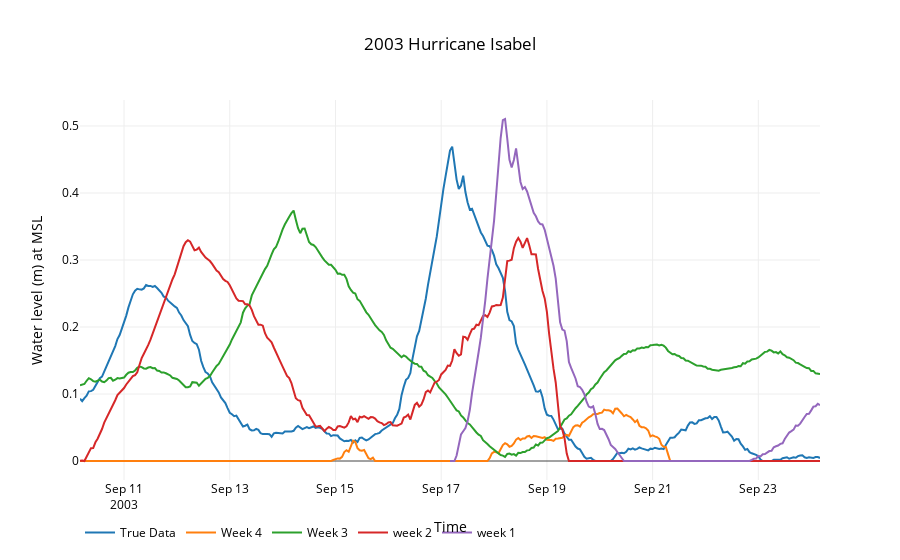

The cell this chart's notebook holds for it:
### Markdown cell above
### Wachapreague, VA

### Code cell
starts,end,noaa = '20030827','20030926','8631044'
data = utils.plot_timeseries2(files,start,name,26981)
title,x,y = '2003 Hurricane Isabel','Time','Water level (m) at MSL'
layout=utils.layout(title,x,y)
fig = go.Figure(data=data, layout=layout)
interactive = iplot(fig)
#po.plot(fig,filename=root_dir+'\\'+'wachapreague_surge.html')

### Figure 1 — Plotly figure (JSON) as saved in the notebook; plotly's stock layout.template omitted (floating-point values rounded to 4 significant figures; data arrays with more than 128 entries replaced by an {"elided": "..."} marker saying what was removed)
{"data": [{"line": {"color": "rgba(255, 51, 204)"}, "mode": "lines", "name": "True Data", "type": "scatter", "uid": "066489e2-12b6-4d73-983b-10c634b4e137", "x": {"elided": "337 str values"}, "y": {"elided": "337 float values"}}, {"line": {"color": "rgba(0, 153, 0)"}, "mode": "lines", "name": "Week 4", "type": "scatter", "uid": "731ebda0-405b-4375-a99a-0d0d07580613", "x": {"elided": "337 str values"}, "y": {"elided": "337 float values"}}, {"line": {"color": "rgba(0, 153, 0)"}, "mode": "lines", "name": "Week 3", "type": "scatter", "uid": "ca507c86-ae15-4fed-8c79-4769e0e27e4b", "x": {"elided": "337 str values"}, "y": {"elided": "337 float values"}}, {"line": {"color": "rgba(0, 255, 204)"}, "mode": "lines", "name": "week 2", "type": "scatter", "uid": "b24cd51e-aa37-41ea-a6d4-e005e1e1e5f8", "x": {"elided": "337 str values"}, "y": {"elided": "337 float values"}}, {"line": {"color": "rgba(0, 255, 204)"}, "mode": "lines", "name": "week 1", "type": "scatter", "uid": "93e6831c-d30e-4b26-a8f4-e2e0408fd0f2", "x": {"elided": "169 str values"}, "y": {"elided": "169 float values"}}], "layout": {"autosize": true, "font": {"color": "rgb(0, 0, 0)"}, "legend": {"orientation": "h"}, "paper_bgcolor": "rgb(255,255,255)", "plot_bgcolor": "rgb(255,255,255)", "title": "2003 Hurricane Isabel", "xaxis": {"autorange": true, "range": ["2003-09-10 04:00", "2003-09-24 04:00"], "title": "Time", "type": "date"}, "yaxis": {"autorange": true, "range": [-0.02836, 0.5388], "title": "Water level (m) at MSL", "type": "linear"}}}
